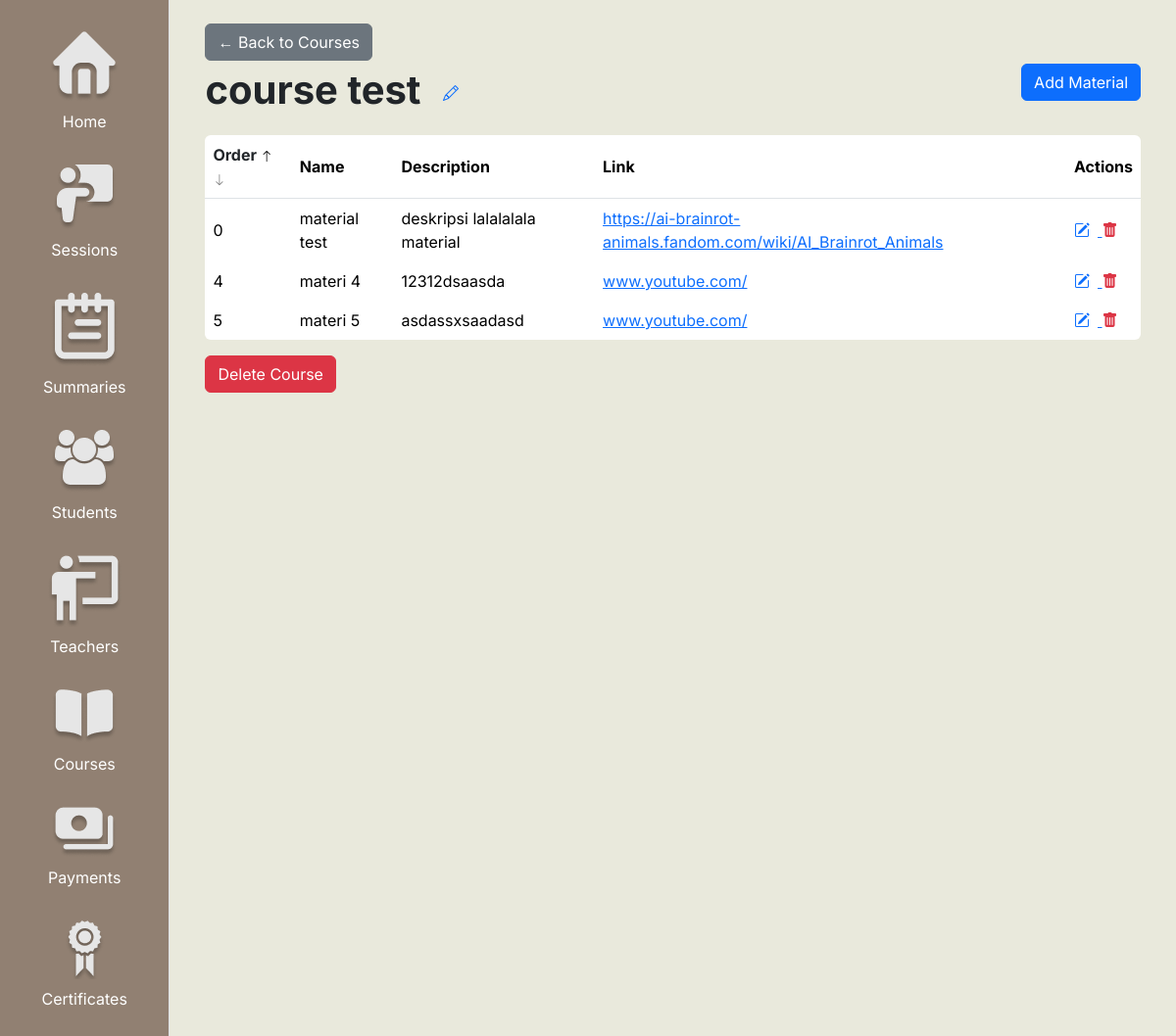
Screenshot of /admins/courses/10/ with the database file from the repository.
### core/models.py (models this page shows)
class Course(models.Model):
    name = models.CharField(max_length=100)
    order = models.IntegerField(default=0)
    createdAt = models.DateTimeField(auto_now_add=True)
    isRemoved = models.BooleanField(default=False)

class Material(models.Model):
    course = models.ForeignKey(Course, on_delete=models.CASCADE)
    order = models.IntegerField(default=0)
    name = models.CharField(max_length=255)
    description = models.TextField(default='')
    link = models.CharField(max_length=100, default='')
    isRemoved = models.BooleanField(default=False)

### core/views.py (the view)
# urls.py: path('admins/courses/<int:course_id>/', views.course_list, name='course_list'),
def course_list(request, course_id):
    course = get_object_or_404(Course, pk=course_id)
    sort = request.GET.get('sort', 'order')
    direction = request.GET.get('direction', 'asc')
    allowed_sorts = ['order']
    if sort not in allowed_sorts:
        sort = 'order'
    order_prefix = '' if direction == 'asc' else '-'
    materials = Material.objects.filter(course=course, isRemoved=False).order_by(f'{order_prefix}{sort}')
    new_direction = 'desc' if direction == 'asc' else 'asc'
    return render(request, 'pages/course_list.html', {
        'course': course,
        'materials': materials,
        'sort': sort,
        'direction': direction,
        'new_direction': new_direction,
    })

### core/templates/pages/course_list.html (shortened to what this page needs)
{% extends "base/admin_base.html" %}
{% block content %}
<a href="{% url 'admin_courses' %}" class="btn btn-secondary">← Back to Courses</a>
<div class="d-flex justify-content-between align-items-center mb-3">
    <div class="text fs-1 fw-bold">{{ course.name }}
    <button class="btn btn-link" type="button">
        <i class="bi bi-pencil"></i>
    </button></div>
    <a href="{% url 'add_material' course.id %}" class="btn btn-primary mb-3">Add Material</a>
</div>
<table class="table table-borderless align-middle overflow-hidden rounded table-hover">
    <thead>
        <tr class="border-bottom">
                <th class="fw-bold align-middle">
                    <div class="d-flex align-items-center">
                        <a href="?sort=order&direction={% if sort == 'order' and direction == 'asc' %}desc{% else %}asc{% endif %}" class="text-decoration-none text-dark">
                            Order
                            <i class="bi bi-arrow-up" style="font-size: 0.8rem; color: {% if sort == 'order' and direction == 'asc' %}black{% else %}gray{% endif %};"></i>
                            <i class="bi bi-arrow-down" style="font-size: 0.8rem; color: {% if sort == 'order' and direction == 'desc' %}black{% else %}gray{% endif %};"></i>
                        </a>
                    </div>
                </th>
                <th class="fw-bold align-middle">Name</th>
                <th class="fw-bold align-middle">Description</th>
                <th class="fw-bold align-middle">Link</th>
                <th class="fw-bold align-middle">Actions</th>
        </tr>
    </thead>
    <tbody>
    {% for material in materials %}
    <tr>
        <td>{{ material.order }}</td>
        <td>{{ material.name }}</td>
        <td>{{ material.description }}</td>
        <td>
            {% if material.link %}
                <a href="{{ material.link }}" target="_blank">{{ material.link }}</a>
            {% else %}
                <em>No link</em>
            {% endif %}
        </td>
        <td>
            <a href="{% url 'edit_material' material.id %}">
                <i class="bi bi-pencil-square me-2 edit-icon"></i>
            </a>
            <form method="post" action="{% url 'delete_material' material.id %}" style="display:inline;" onsubmit="return confirm('Are you sure you want to delete this material?');">
                <button type="submit" style="border:none; background:none; padding:0; cursor:pointer;">
                    <i class="bi bi-trash-fill text-danger delete-icon"></i>
                </button>
            </form>
        </td>
    </tr>
    {% empty %}
    <tr>
        <td colspan="5" class="text-center">No materials available.</td>
    </tr>
    {% endfor %}
</table>
<form method="post" action="{% url 'delete_course' course.id %}" onsubmit="return confirm('Are you sure you want to delete this course?');">
  <button type="submit" class="btn btn-danger">Delete Course</button>
</form>
{% endblock %}

### static/css/base.css (style rules this page uses)
* { font-family: "Inter", serif; }
body { background-color: #E9E9DC; }

### rows the page displays
Course: name "course test"
Material: order "0", name "material test", description "deskripsi lalalalala material", link "https://ai-brainrot-animals.fandom.com/wiki/AI_Brainrot_Animals"
Material: order "4", name "materi 4", description "12312dsaasda", link "www.youtube.com/"
Material: order "5", name "materi 5", description "asdassxsaadasd", link "www.youtube.com/"
